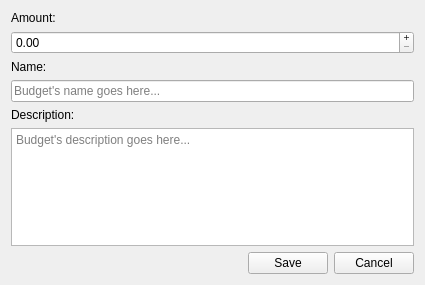
<?xml version="1.0" encoding="UTF-8"?>
<ui version="4.0">
 <class>BudgetEditor</class>
 <widget class="QWidget" name="BudgetEditor">
  <property name="windowModality">
   <enum>Qt::ApplicationModal</enum>
  </property>
  <property name="geometry">
   <rect>
    <x>0</x>
    <y>0</y>
    <width>425</width>
    <height>285</height>
   </rect>
  </property>
  <property name="sizePolicy">
   <sizepolicy hsizetype="Maximum" vsizetype="Maximum">
    <horstretch>0</horstretch>
    <verstretch>0</verstretch>
   </sizepolicy>
  </property>
  <property name="windowTitle">
   <string>Form</string>
  </property>
  <layout class="QVBoxLayout" name="verticalLayout">
   <item>
    <widget class="QLabel" name="amount_label">
     <property name="text">
      <string>Amount:</string>
     </property>
    </widget>
   </item>
   <item>
    <widget class="QDoubleSpinBox" name="amount">
     <property name="buttonSymbols">
      <enum>QAbstractSpinBox::PlusMinus</enum>
     </property>
     <property name="accelerated">
      <bool>true</bool>
     </property>
     <property name="prefix">
      <string/>
     </property>
     <property name="suffix">
      <string/>
     </property>
     <property name="maximum">
      <double>1000000000.000000000000000</double>
     </property>
    </widget>
   </item>
   <item>
    <widget class="QLabel" name="name_label">
     <property name="text">
      <string>Name:</string>
     </property>
    </widget>
   </item>
   <item>
    <widget class="QLineEdit" name="name">
     <property name="placeholderText">
      <string>Budget's name goes here...</string>
     </property>
    </widget>
   </item>
   <item>
    <widget class="QLabel" name="description_label">
     <property name="text">
      <string>Description:</string>
     </property>
    </widget>
   </item>
   <item>
    <widget class="QPlainTextEdit" name="description">
     <property name="placeholderText">
      <string>Budget's description goes here...</string>
     </property>
    </widget>
   </item>
   <item>
    <spacer name="verticalSpacer">
     <property name="orientation">
      <enum>Qt::Vertical</enum>
     </property>
     <property name="sizeHint" stdset="0">
      <size>
       <width>20</width>
       <height>0</height>
      </size>
     </property>
    </spacer>
   </item>
   <item>
    <layout class="QHBoxLayout" name="horizontalLayout">
     <item>
      <spacer name="hspacer">
       <property name="orientation">
        <enum>Qt::Horizontal</enum>
       </property>
       <property name="sizeHint" stdset="0">
        <size>
         <width>40</width>
         <height>20</height>
        </size>
       </property>
      </spacer>
     </item>
     <item>
      <widget class="QPushButton" name="save">
       <property name="text">
        <string>Save</string>
       </property>
       <property name="icon">
        <iconset resource="../../picsou.qrc">
         <normaloff>:/resources/material-design/svg/check.svg</normaloff>:/resources/material-design/svg/check.svg</iconset>
       </property>
      </widget>
     </item>
     <item>
      <widget class="QPushButton" name="cancel">
       <property name="text">
        <string>Cancel</string>
       </property>
       <property name="icon">
        <iconset resource="../../picsou.qrc">
         <normaloff>:/resources/material-design/svg/cancel.svg</normaloff>:/resources/material-design/svg/cancel.svg</iconset>
       </property>
      </widget>
     </item>
    </layout>
   </item>
  </layout>
 </widget>
 <resources>
  <include location="../../picsou.qrc"/>
 </resources>
 <connections/>
</ui>
